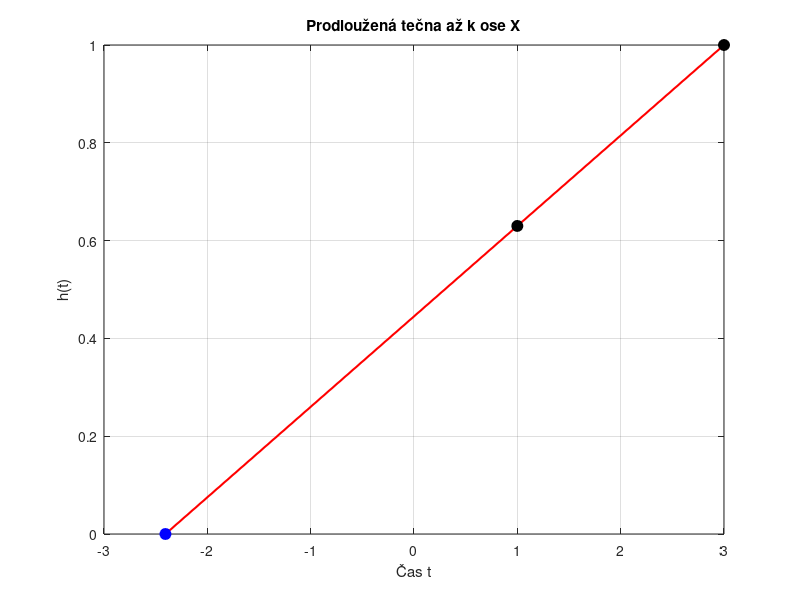

This chart was generated by the following MATLAB code:
% Definujeme souřadnice bodů
Td = 1;   % Čas zpoždění
T1 = 2;   % Časový parametr
y_inf = 1; % Konečná hodnota odezvy
y1 = 0.63 * y_inf; % Odpovídá hodnotě v inflexním bodě

% Souřadnice bodů 1 a 3
t1 = Td;
t3 = Td + T1;
y3 = y_inf;

% Směrnice přímky (sklon)
slope = (y3 - y1) / (t3 - t1);

% Najdeme průsečík s osou X (y = 0)
t0 = t1 - (y1 / slope);
y0 = 0; % Y souřadnice je 0

% Vytvoření vektoru pro prodlouženou přímku
t_line = [t0, t3];
y_line = [y0, y3];

% Vykreslení přímky mezi body 1 a 3 a až k ose X
plot(t_line, y_line, 'r-', 'LineWidth', 1.5);
hold on;

% Vykreslení bodů 1 a 3
plot(t1, y1, 'ko', 'MarkerSize', 8, 'MarkerFaceColor', 'k'); % Bod 1
plot(t3, y3, 'ko', 'MarkerSize', 8, 'MarkerFaceColor', 'k'); % Bod 3
plot(t0, y0, 'bo', 'MarkerSize', 8, 'MarkerFaceColor', 'b'); % Průsečík s X

% Popis os
xlabel('Čas t');
ylabel('h(t)');
title('Prodloužená tečna až k ose X');

grid on;
hold off;
